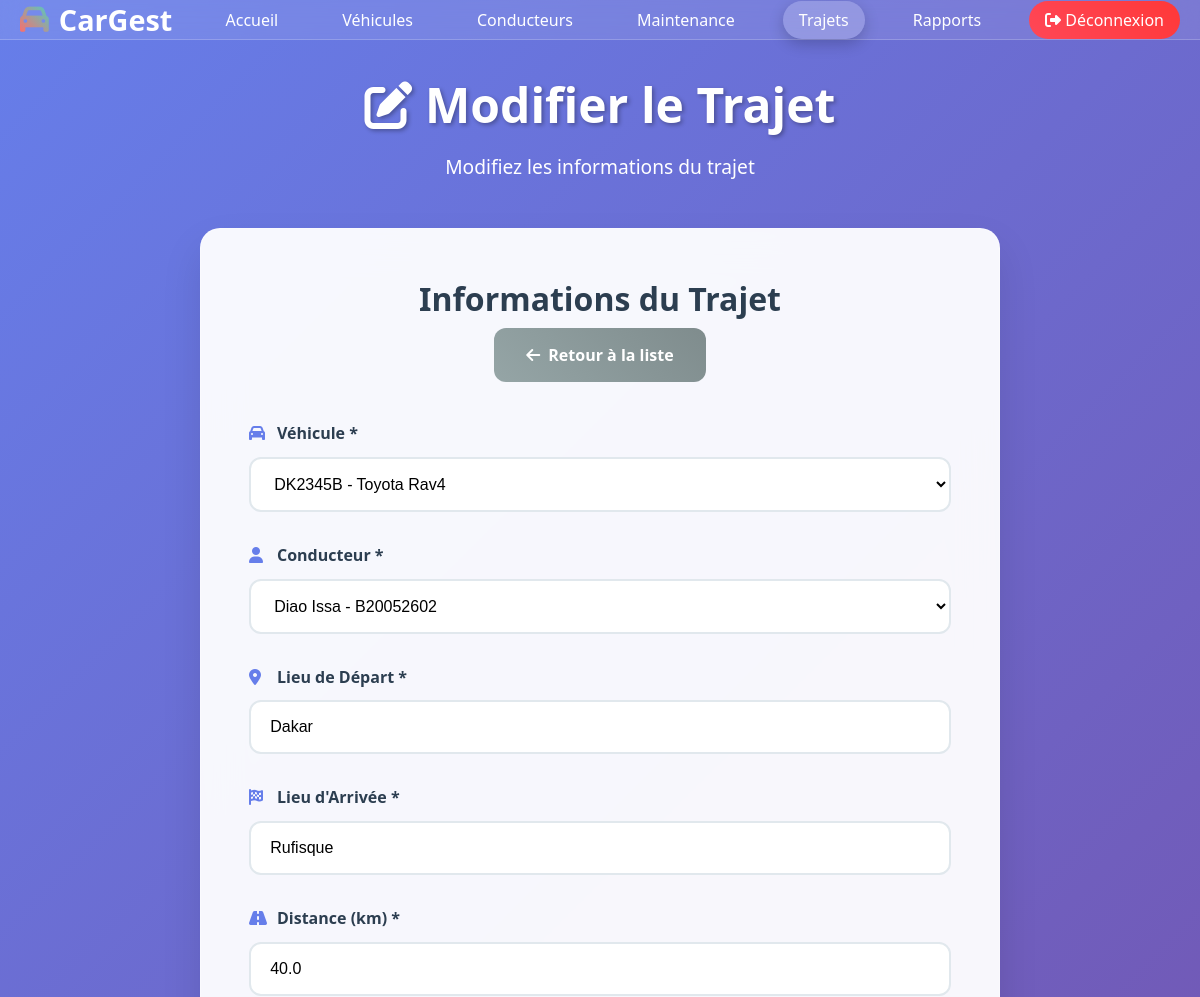
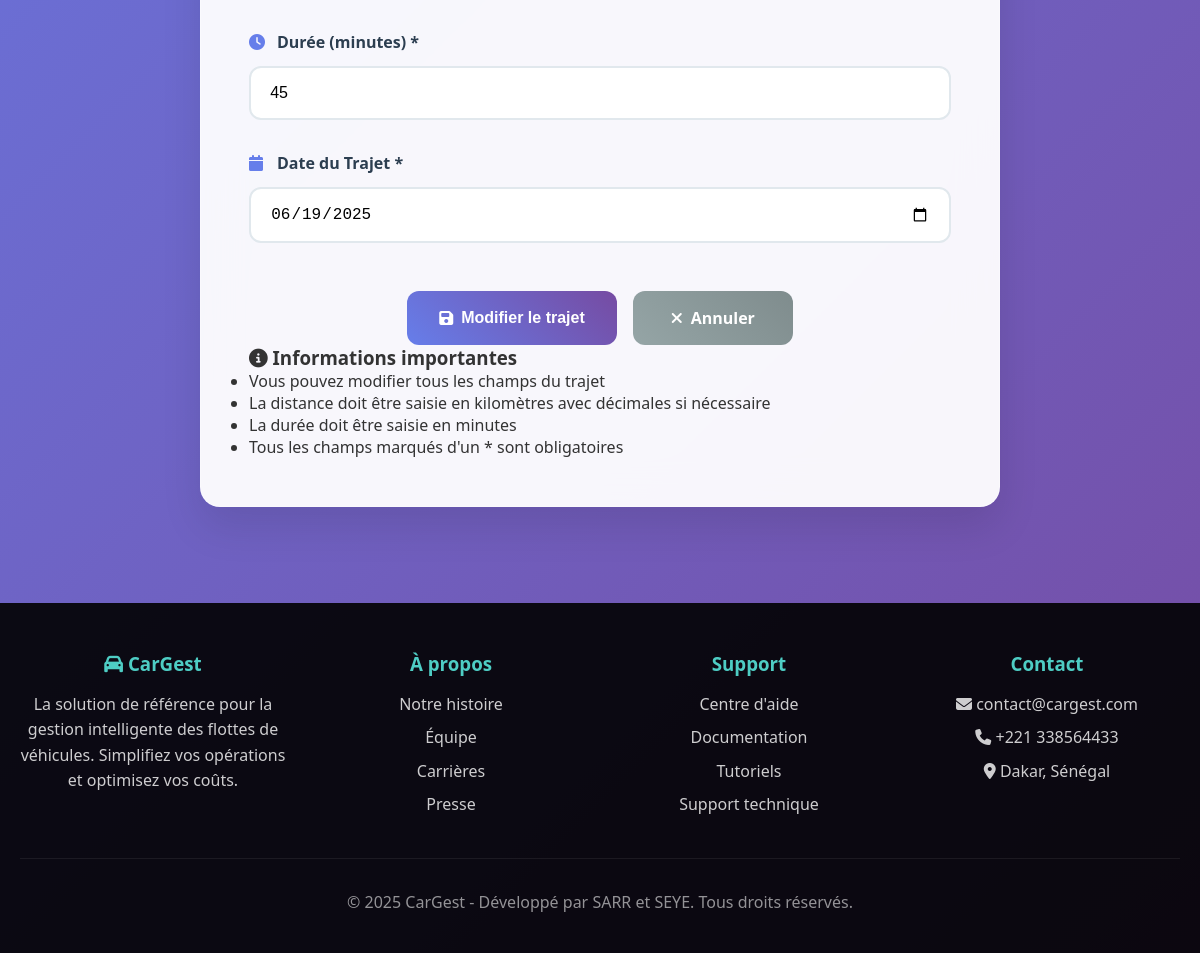
Screenshot of /trajets/modifier/1 (signed in) with the database file from the repository (2 pictures, top to bottom).
### app.py (models this page shows)
class Trajet(db.Model):
    id = db.Column(db.Integer, primary_key=True)
    user_id = db.Column(db.Integer, db.ForeignKey('user.id'), nullable=False)  # AJOUTÉ
    vehicule_id = db.Column(db.Integer, db.ForeignKey('vehicule.id'))
    conducteur_id = db.Column(db.Integer, db.ForeignKey('conducteur.id'))
    depart = db.Column(db.String(100))
    arrivee = db.Column(db.String(100))
    distance = db.Column(db.Float)
    duree = db.Column(db.Integer)
    date_trajet = db.Column(db.Date)

class Vehicule(db.Model):
    id = db.Column(db.Integer, primary_key=True)
    user_id = db.Column(db.Integer, db.ForeignKey('user.id'), nullable=False)  # AJOUTÉ
    marque = db.Column(db.String(100))
    modele = db.Column(db.String(100))
    immatriculation = db.Column(db.String(100))
    annee = db.Column(db.Integer)
    kilometrage = db.Column(db.Integer)
    statut = db.Column(db.String(50), default="Disponible")
    date_ajout = db.Column(db.DateTime, default=datetime.utcnow)
    __table_args__ = (db.UniqueConstraint('user_id', 'immatriculation', name='_user_immatriculation'),)

class Conducteur(db.Model):
    id = db.Column(db.Integer, primary_key=True)
    user_id = db.Column(db.Integer, db.ForeignKey('user.id'), nullable=False)  # AJOUTÉ
    nom = db.Column(db.String(100))
    prenom = db.Column(db.String(100))
    permis = db.Column(db.String(100))
    telephone = db.Column(db.String(20))
    email = db.Column(db.String(120))
    experience = db.Column(db.Integer)
    date_ajout = db.Column(db.DateTime, default=datetime.utcnow)

### app.py (the view, shortened to what this page needs)
@app.route('/trajets/modifier/<int:id>', methods=['GET', 'POST'])
@login_required
def modifier_trajet(id):
    user_id = session['user_id']
    trajet = Trajet.query.filter_by(id=id, user_id=user_id).first_or_404()
    ancienne_distance = trajet.distance
    vehicules = Vehicule.query.filter_by(user_id=user_id).all()
    conducteurs = Conducteur.query.filter_by(user_id=user_id).all()
    return render_template('modifier_trajet.html', trajet=trajet, vehicules=vehicules, conducteurs=conducteurs)

### app.py (called while the page is built)
def login_required(f):
    @wraps(f)
    def decorated_function(*args, **kwargs):
        if 'user_id' not in session:
            flash('Veuillez vous connecter.', 'warning')
            return redirect(url_for('login'))
        return f(*args, **kwargs)
    return decorated_function

### templates/modifier_trajet.html (shortened to what this page needs)
<!DOCTYPE html>
<html lang="fr">
<head>
    <link rel="stylesheet" href="https://cdnjs.cloudflare.com/ajax/libs/font-awesome/6.7.2/css/all.min.css">
</head>
<body>
    <header>
        <nav class="container">
            <div class="logo">
                <i class="fa-solid fa-car"></i> CarGest
            </div>
            <ul class="nav-links">
                <li><a href="{{ url_for('index') }}">Accueil</a></li>
                <li><a href="{{ url_for('liste_vehicules') }}">Véhicules</a></li>
                <li><a href="{{ url_for('liste_conducteurs') }}">Conducteurs</a></li>
                <li><a href="{{ url_for('liste_maintenances') }}">Maintenance</a></li>
                <li><a href="{{ url_for('liste_trajets') }}" class="active">Trajets</a></li>
                <li><a href="{{ url_for('rapports') }}">Rapports</a></li>
                <li><a href="{{ url_for('logout') }}" class="logout-btn" onclick="return confirm('Êtes-vous sûr de vouloir vous déconnecter ?')">
                    <i class="fa-solid fa-sign-out-alt"></i>
                    Déconnexion
                    </a>
                </li>
            </ul>
        </nav>
    </header>
    <main>
        <section class="page-header">
            <div class="container">
                <h1><i class="fa-solid fa-edit"></i> Modifier le Trajet</h1>
                <p>Modifiez les informations du trajet</p>
            </div>
        </section>
        <section class="content-section">
            <div class="container">
                <div class="form-container">
                    <div class="form-header">
                        <h2>Informations du Trajet</h2>
                        <a href="{{ url_for('liste_trajets') }}" class="btn btn-secondary">
                            <i class="fa-solid fa-arrow-left"></i> Retour à la liste
                        </a>
                    </div>
                    <form method="POST" class="form">
                        <div class="form-row">
                            <div class="form-group">
                                <label for="vehicule_id">
                                    <i class="fa-solid fa-car"></i> Véhicule *
                                </label>
                                <select id="vehicule_id" name="vehicule_id" required>
                                    {% for vehicule in vehicules %}
                                        <option value="{{ vehicule.id }}"
                                                {% if vehicule.id == trajet.vehicule_id %}selected{% endif %}>
                                            {{ vehicule.immatriculation }} - {{ vehicule.marque }} {{ vehicule.modele }}
                                        </option>
                                    {% endfor %}
                                </select>
                            </div>
                            <div class="form-group">
                                <label for="conducteur_id">
                                    <i class="fa-solid fa-user"></i> Conducteur *
                                </label>
                                <select id="conducteur_id" name="conducteur_id" required>
                                    {% for conducteur in conducteurs %}
                                        <option value="{{ conducteur.id }}"
                                                {% if conducteur.id == trajet.conducteur_id %}selected{% endif %}>
                                            {{ conducteur.nom }} {{ conducteur.prenom }} - {{ conducteur.permis }}
                                        </option>
                                    {% endfor %}
                                </select>
                            </div>
                        </div>
                        <div class="form-row">
                            <div class="form-group">
                                <label for="depart">
                                    <i class="fa-solid fa-map-marker-alt"></i> Lieu de Départ *
                                </label>
                                <input type="text" id="depart" name="depart" required
                                       value="{{ trajet.depart }}" placeholder="Ex: Dakar, Plateau">
                            </div>
                            <div class="form-group">
                                <label for="arrivee">
                                    <i class="fa-solid fa-flag-checkered"></i> Lieu d'Arrivée *
                                </label>
                                <input type="text" id="arrivee" name="arrivee" required
                                       value="{{ trajet.arrivee }}" placeholder="Ex: Thiès, Centre-ville">
                            </div>
                        </div>
                        <div class="form-row">
                            <div class="form-group">
                                <label for="distance">
                                    <i class="fa-solid fa-road"></i> Distance (km) *
                                </label>
                                <input type="number" id="distance" name="distance" step="0.1" min="0.1" required
                                       value="{{ trajet.distance }}" placeholder="Ex: 75.5">
                            </div>
                            <div class="form-group">
                                <label for="duree">
                                    <i class="fa-solid fa-clock"></i> Durée (minutes) *
                                </label>
                                <input type="number" id="duree" name="duree" min="1" required
                                       value="{{ trajet.duree }}" placeholder="Ex: 90">
                            </div>
                        </div>
                        <div class="form-group">
                            <label for="date_trajet">
                                <i class="fa-solid fa-calendar"></i> Date du Trajet *
                            </label>
                            <input type="date" id="date_trajet" name="date_trajet" required
                                   value="{{ trajet.date_trajet }}">
                        </div>
                        <div class="form-actions">
                            <button type="submit" class="btn btn-primary">
                                <i class="fa-solid fa-save"></i> Modifier le trajet
                            </button>
                            <a href="{{ url_for('liste_trajets') }}" class="btn btn-secondary">
                                <i class="fa-solid fa-times"></i> Annuler
                            </a>
                        </div>
                    </form>
                    <div class="info-box">
                        <h3><i class="fa-solid fa-info-circle"></i> Informations importantes</h3>
                        <ul>
                            <li>Vous pouvez modifier tous les champs du trajet</li>
                            <li>La distance doit être saisie en kilomètres avec décimales si nécessaire</li>
                            <li>La durée doit être saisie en minutes</li>
                            <li>Tous les champs marqués d'un * sont obligatoires</li>
                        </ul>
                    </div>
                </div>
            </div>
        </section>
    </main>
    <footer id="contact">
        <div class="container">
            <div class="footer-content">
                <div class="footer-section">
                    <h3><i class="fa-solid fa-car"></i> CarGest</h3>
                    <p>La solution de référence pour la gestion intelligente des flottes de véhicules. Simplifiez vos opérations et optimisez vos coûts.</p>
                </div>
                <div class="footer-section" id="about">
                    <h3>À propos</h3>
                    <ul>
                        <li><a href="#">Notre histoire</a></li>
                        <li><a href="#">Équipe</a></li>
                        <li><a href="#">Carrières</a></li>
                        <li><a href="#">Presse</a></li>
                    </ul>
                </div>
                <div class="footer-section">
                    <h3>Support</h3>
                    <ul>
                        <li><a href="#">Centre d'aide</a></li>
                        <li><a href="#">Documentation</a></li>
                        <li><a href="#">Tutoriels</a></li>
                        <li><a href="#">Support technique</a></li>
                    </ul>
                </div>
                <div class="footer-section">
                    <h3>Contact</h3>
                    <p><i class="fa-solid fa-envelope"></i> contact@cargest.com</p>
                    <p><i class="fa-solid fa-phone"></i> +221 338564433</p>
                    <p><i class="fa-solid fa-map-marker-alt"></i> Dakar, Sénégal</p>
                </div>
            </div>
            <div class="footer-bottom">
                <p>&copy; 2025 CarGest - Développé par SARR et SEYE. Tous droits réservés.</p>
            </div>
        </div>
    </footer>
</body>
</html>

### templates/modifier_trajet.html (style rules this page uses)
* { margin: 0; padding: 0; box-sizing: border-box; }
body { font-family: 'Segoe UI', Tahoma, Geneva, Verdana, sans-serif; background: linear-gradient(135deg, #667eea 0%, #764ba2 100%); min-height: 100vh; color: #333; }
.container { max-width: 1200px; margin: 0 auto; padding: 0 20px; }
header { background: rgba(255, 255, 255, 0.1); backdrop-filter: blur(10px); border-bottom: 1px solid rgba(255, 255, 255, 0.2); position: sticky; top: 0; z-index: 100; }
nav { display: flex; justify-content: space-between; align-items: center; padding: 1rem 0; }
.logo { font-size: 1.8rem; font-weight: bold; color: white; display: flex; align-items: center; gap: 10px; }
.logo i { background: linear-gradient(45deg, #ff6b6b, #4ecdc4); -webkit-background-clip: text; -webkit-text-fill-color: transparent; background-clip: text; }
.nav-links { display: flex; list-style: none; gap: 2rem; align-items: center; }
.nav-links a { color: white; text-decoration: none; padding: 0.5rem 1rem; border-radius: 25px; transition: all 0.3s ease; position: relative; overflow: hidden; }
.nav-links a:hover, .nav-links a.active { background: rgba(255, 255, 255, 0.2); transform: translateY(-2px); box-shadow: 0 5px 15px rgba(0, 0, 0, 0.2); }
.logout-btn { background: linear-gradient(45deg, #ff4757, #ff3838) !important; color: white !important; }
main { padding: 2rem 0; }
.page-header { text-align: center; margin-bottom: 3rem; color: white; }
.page-header h1 { font-size: 3rem; margin-bottom: 1rem; text-shadow: 2px 2px 4px rgba(0, 0, 0, 0.3); animation: fadeInUp 0.8s ease; }
.page-header p { font-size: 1.2rem; opacity: 0.9; animation: fadeInUp 0.8s ease 0.2s both; }
.form-container { background: rgba(255, 255, 255, 0.95); backdrop-filter: blur(20px); border-radius: 20px; padding: 3rem; box-shadow: 0 20px 40px rgba(0, 0, 0, 0.1); max-width: 800px; margin: 0 auto; animation: fadeInUp 0.8s ease 0.4s both; border: 1px solid rgba(255, 255, 255, 0.3); }
.form-header { text-align: center; margin-bottom: 2.5rem; }
.form-header h2 { color: #2c3e50; font-size: 2rem; margin-bottom: 0.5rem; }
.form-group { position: relative; margin-bottom: 2rem; }
.form-group label { display: block; margin-bottom: 0.8rem; font-weight: 600; color: #2c3e50; display: flex; align-items: center; gap: 8px; font-size: 1rem; }
.form-group label i { color: #667eea; width: 20px; }
.form-group input, .form-group select, .form-group textarea { width: 100%; padding: 1rem 1.2rem; border: 2px solid #e1e8ed; border-radius: 12px; font-size: 1rem; transition: all 0.3s ease; background: white; position: relative; }
.form-actions { display: flex; gap: 1rem; justify-content: center; margin-top: 3rem; flex-wrap: wrap; }
.btn { padding: 1rem 2rem; border: none; border-radius: 12px; font-size: 1rem; font-weight: 600; cursor: pointer; transition: all 0.3s ease; text-decoration: none; display: inline-flex; align-items: center; gap: 8px; position: relative; overflow: hidden; min-width: 160px; justify-content: center; }
.btn::before { content: ''; position: absolute; top: 0; left: -100%; width: 100%; height: 100%; background: linear-gradient(90deg, transparent, rgba(255, 255, 255, 0.3), transparent); transition: left 0.5s; }
.btn-primary { background: linear-gradient(45deg, #667eea, #764ba2); color: white; transform: translateY(0); }
.btn-secondary { background: linear-gradient(45deg, #95a5a6, #7f8c8d); color: white; }
footer { background: rgba(0, 0, 0, 0.8); color: white; text-align: center; padding: 2rem 0; margin-top: 4rem; }
footer p { margin-bottom: 0.5rem; opacity: 0.8; }
footer { background: rgba(0, 0, 0, 0.9); color: white; padding: 3rem 0 2rem 0; margin-top: 4rem; }
.footer-content { display: grid; grid-template-columns: repeat(auto-fit, minmax(250px, 1fr)); gap: 2rem; margin-bottom: 2rem; }
.footer-section h3 { margin-bottom: 1rem; color: #4ecdc4; font-weight: 600; }
.footer-section p, .footer-section li { opacity: 0.8; line-height: 1.6; margin-bottom: 0.5rem; }
.footer-section ul { list-style: none; }
.footer-section a { color: white; text-decoration: none; transition: color 0.3s ease; }
.footer-bottom { text-align: center; padding-top: 2rem; border-top: 1px solid rgba(255, 255, 255, 0.1); opacity: 0.7; }

### rows the page displays
Trajet: vehicule_id "DK2345B - Toyota Rav4", conducteur_id "Diao Issa - B20052602", depart "Dakar", arrivee "Rufisque", distance "40.0", duree "45", date_trajet "06/19/2025"
